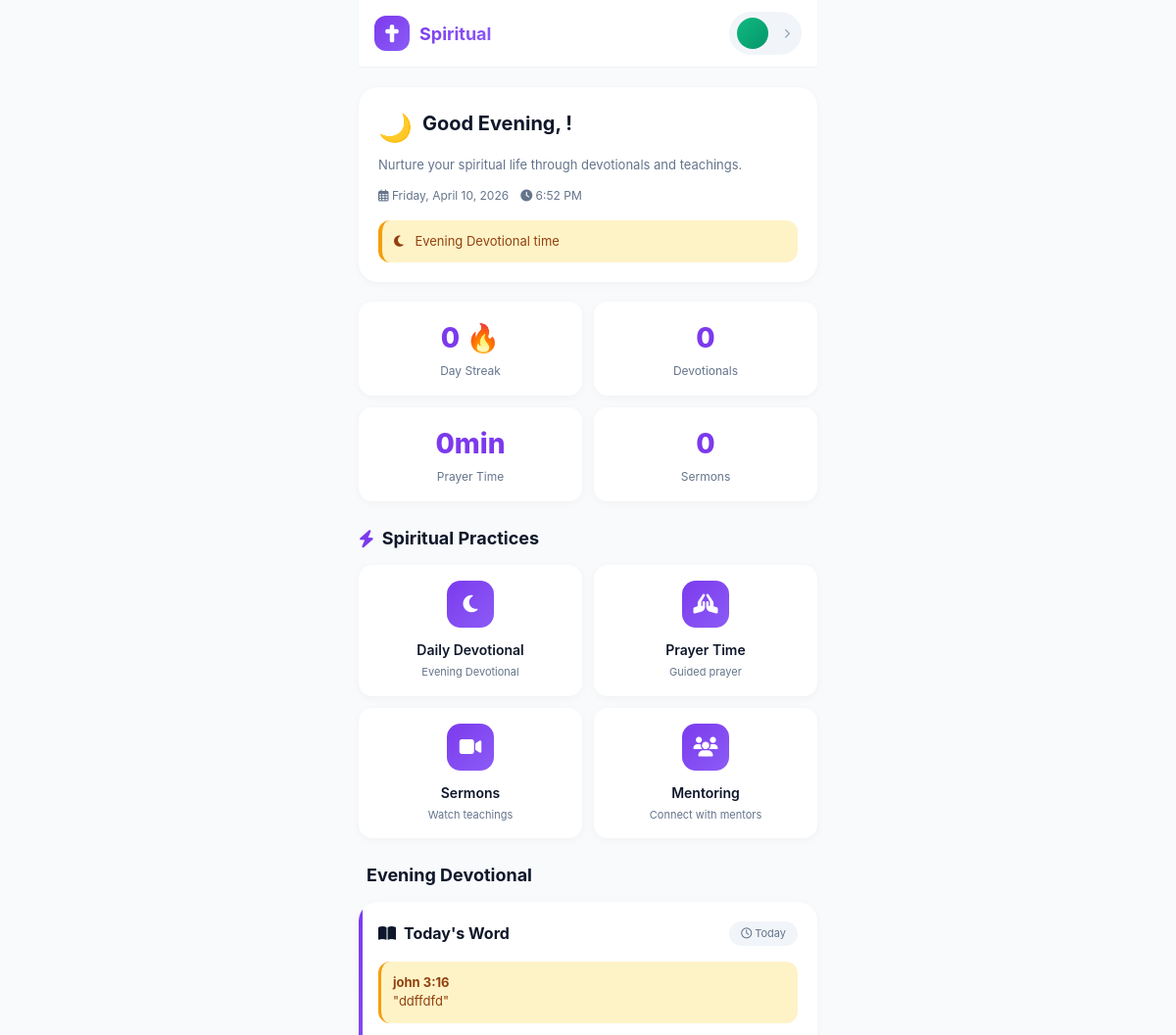
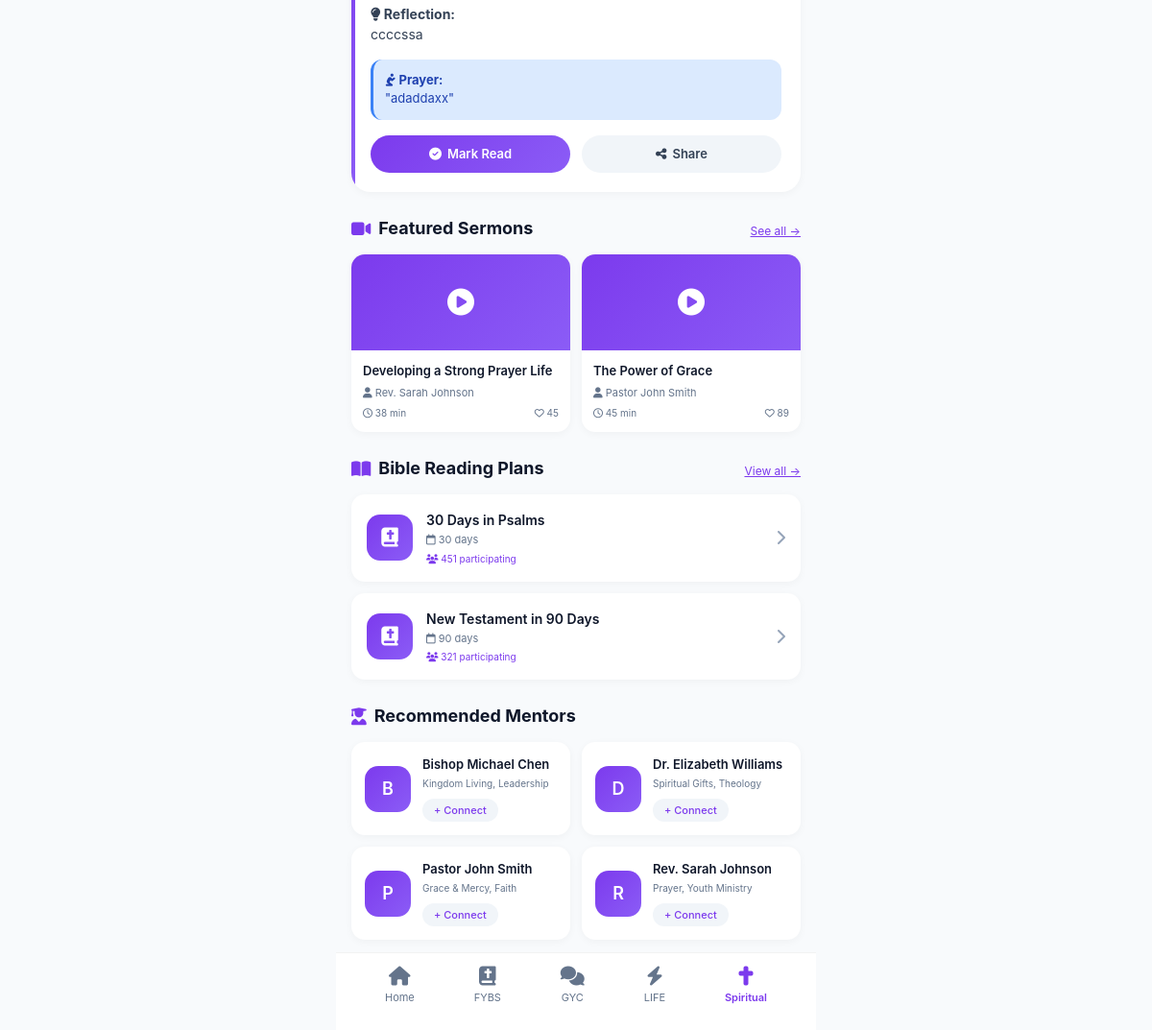
/spiritual.php (signed in), run on the app's committed database (2 pictures, top to bottom).
### tables this page shows
CREATE TABLE `spiritual_devotionals` (
  `id` int(11) NOT NULL,
  `title` varchar(200) NOT NULL,
  `content` text NOT NULL,
  `verse` varchar(100) DEFAULT NULL,
  `reflection` text DEFAULT NULL,
  `prayer` text DEFAULT NULL,
  `devotional_type` enum('morning','afternoon','evening') DEFAULT 'morning',
  `scripture_reference` varchar(100) DEFAULT NULL,
  `scripture_text` text DEFAULT NULL,
  `image_url` varchar(255) DEFAULT NULL,
  `audio_url` varchar(255) DEFAULT NULL,
  `duration_minutes` int(11) DEFAULT 5,
  `author` varchar(100) DEFAULT NULL,
  `scheduled_date` date NOT NULL,
  `is_published` tinyint(1) DEFAULT 1,
  `views` int(11) DEFAULT 0,
  `created_at` timestamp NOT NULL DEFAULT current_timestamp(),
  `updated_at` timestamp NOT NULL DEFAULT current_timestamp() ON UPDATE current_timestamp()
);

CREATE TABLE `spiritual_sermons` (
  `id` int(11) NOT NULL,
  `title` varchar(200) NOT NULL,
  `description` text DEFAULT NULL,
  `preacher_id` int(11) DEFAULT NULL,
  `preacher_name` varchar(100) DEFAULT NULL,
  `scripture_reference` varchar(100) DEFAULT NULL,
  `topic` varchar(100) DEFAULT NULL,
  `media_type` enum('video','audio','text') DEFAULT 'video',
  `video_url` varchar(255) DEFAULT NULL,
  `audio_url` varchar(255) DEFAULT NULL,
  `thumbnail_url` varchar(255) DEFAULT NULL,
  `duration_minutes` int(11) DEFAULT NULL,
  `series_name` varchar(100) DEFAULT NULL,
  `series_part` int(11) DEFAULT NULL,
  `views` int(11) DEFAULT 0,
  `likes` int(11) DEFAULT 0,
  `is_featured` tinyint(1) DEFAULT 0,
  `published_date` date DEFAULT NULL,
  `created_at` timestamp NOT NULL DEFAULT current_timestamp()
);

CREATE TABLE `spiritual_preachers` (
  `id` int(11) NOT NULL,
  `name` varchar(100) NOT NULL,
  `title` varchar(50) DEFAULT NULL,
  `bio` text DEFAULT NULL,
  `specialization` varchar(100) DEFAULT NULL,
  `profile_image` varchar(255) DEFAULT NULL,
  `website` varchar(255) DEFAULT NULL,
  `social_media` text DEFAULT NULL,
  `is_active` tinyint(1) DEFAULT 1,
  `is_recommended` tinyint(1) DEFAULT 0,
  `sermon_count` int(11) DEFAULT 0,
  `followers_count` int(11) DEFAULT 0,
  `created_at` timestamp NOT NULL DEFAULT current_timestamp()
);

CREATE TABLE `spiritual_reading_plans` (
  `id` int(11) NOT NULL,
  `title` varchar(200) NOT NULL,
  `description` text DEFAULT NULL,
  `duration_days` int(11) DEFAULT 30,
  `bible_books` text DEFAULT NULL,
  `daily_verses` text DEFAULT NULL,
  `is_featured` tinyint(1) DEFAULT 0,
  `participants_count` int(11) DEFAULT 0,
  `created_at` timestamp NOT NULL DEFAULT current_timestamp()
);

### spiritual.php (the view, shortened to what this page needs)
<?php
include "config.php";
$user_id = $_SESSION['user_id'];
if (isset($_SESSION['full_name']) && !empty($_SESSION['full_name'])) {
    $user_name = $_SESSION['full_name'];
} elseif (isset($_SESSION['email'])) {
    $email = $_SESSION['email'];
    $name_part = explode('@', $email)[0];
    $user_name = ucwords(str_replace('.', ' ', $name_part));
} else {
    $user_name = "User";
}
$first_name = explode(' ', $user_name)[0];
$current_hour = date('H');
if ($current_hour < 12) {
    $greeting = "Good Morning";
    $greeting_icon = "☀️";
    $devotional_type = "Morning Devotional";
    $devotional_icon = "🌅";
    $db_devotional_type = "morning";
} elseif ($current_hour < 17) {
    $greeting = "Good Afternoon";
    $greeting_icon = "🌤️";
    $devotional_type = "Afternoon Reflection";
    $devotional_icon = "☀️";
    $db_devotional_type = "afternoon";
} else {
    $greeting = "Good Evening";
    $greeting_icon = "🌙";
    $devotional_type = "Evening Devotional";
    $devotional_icon = "🌌";
    $db_devotional_type = "evening";
}
$day_of_week = date('l');
$date = date('F j, Y');
$today = date('Y-m-d');
$stats_query = "SELECT * FROM spiritual_user_stats WHERE user_id = ?";
$stmt = $conn->prepare($stats_query);
$stmt->bind_param("i", $user_id);
$stmt->execute();
$stats_result = $stmt->get_result();
if ($stats_result->num_rows > 0) {
    $stats = $stats_result->fetch_assoc();
    $streak_days = $stats['streak_days'];
    $devotionals_completed = $stats['total_devotionals'];
    $scriptures_read = $stats['scriptures_read'];
    $sermons_watched = $stats['total_sermons_watched'];
} else {
    $streak_days = 0;
    $devotionals_completed = 0;
    $sermons_watched = 0;
}
$prayer_minutes = $stats['total_prayer_time'] ?? 0;
if ($prayer_minutes >= 60) {
    $hours = floor($prayer_minutes / 60);
    $minutes = $prayer_minutes % 60;
    $prayer_time = $hours . "h " . $minutes . "m";
} else {
    $prayer_time = $prayer_minutes . "min";
}
$devotional_query = "SELECT * FROM spiritual_devotionals
                    WHERE devotional_type = ?
                    AND scheduled_date = ?
                    AND is_published = 1
                    LIMIT 1";
$stmt = $conn->prepare($devotional_query);
$stmt->bind_param("ss", $db_devotional_type, $today);
$stmt->execute();
$devotional_result = $stmt->get_result();
if ($devotional_result->num_rows > 0) {
    $daily_devotional = $devotional_result->fetch_assoc();
} else {
    $fallback_query = "SELECT * FROM spiritual_devotionals
                      WHERE scheduled_date = ?
                      AND is_published = 1
                      LIMIT 1";
    $stmt = $conn->prepare($fallback_query);
    $stmt->bind_param("s", $today);
    $stmt->execute();
    $fallback_result = $stmt->get_result();
    if ($fallback_result->num_rows > 0) {
        $daily_devotional = $fallback_result->fetch_assoc();
    } else {
        $recent_query = "SELECT * FROM spiritual_devotionals
                        WHERE is_published = 1
                        ORDER BY scheduled_date DESC
                        LIMIT 1";
        $recent_result = $conn->query($recent_query);
        if ($recent_result->num_rows > 0) {
            $daily_devotional = $recent_result->fetch_assoc();
        }
    }
}
$sermons_query = "SELECT s.*, p.name as preacher_name
                 FROM spiritual_sermons s
                 LEFT JOIN spiritual_preachers p ON s.preacher_id = p.id
                 WHERE s.is_featured = 1
                 ORDER BY s.published_date DESC
                 LIMIT 4";
$sermons_result = $conn->query($sermons_query);
$featured_sermons = [];
while ($row = $sermons_result->fetch_assoc()) {
    $featured_sermons[] = $row;
}
$plans_query = "SELECT * FROM spiritual_reading_plans
               WHERE is_featured = 1
               ORDER BY participants_count DESC
               LIMIT 3";
$plans_result = $conn->query($plans_query);
$reading_plans = [];
while ($row = $plans_result->fetch_assoc()) {
    $reading_plans[] = $row;
}
$preachers_query = "SELECT * FROM spiritual_preachers
                   WHERE is_recommended = 1
                   AND is_active = 1
                   ORDER BY followers_count DESC
                   LIMIT 4";
$preachers_result = $conn->query($preachers_query);
$preachers = [];
while ($row = $preachers_result->fetch_assoc()) {
    $preachers[] = $row;
}
$following_ids = [];
?>
<!DOCTYPE html>
<html lang="en">
<head>
    <link href="https://cdn.jsdelivr.net/npm/bootstrap@5.3.2/dist/css/bootstrap.min.css" rel="stylesheet">
    <link rel="stylesheet" href="https://cdnjs.cloudflare.com/ajax/libs/font-awesome/6.4.0/css/all.min.css">
</head>
<body>
<div class="app-container">
    <div class="app-header">
        <div class="header-inner">
            <div class="logo-area">
                <div class="logo-icon"><i class="fas fa-cross"></i></div>
                <span class="logo-text">Spiritual</span>
            </div>
            <div class="user-badge" onclick="window.location.href='profile.php'">
                <div class="user-avatar-sm"><?php echo strtoupper(substr($first_name, 0, 1)); ?></div>
                <i class="fas fa-chevron-right" style="font-size: 10px; color: #94a3b8;"></i>
            </div>
        </div>
    </div>
    <div class="welcome-card">
        <div class="greeting-row">
            <span class="greeting-icon"><?php echo $greeting_icon; ?></span>
            <h2 class="greeting-title"><?php echo $greeting; ?>, <?php echo htmlspecialchars($first_name); ?>!</h2>
        </div>
        <p class="greeting-sub">Nurture your spiritual life through devotionals and teachings.</p>
        <div class="date-info">
            <span><i class="far fa-calendar-alt"></i> <?php echo $day_of_week; ?>, <?php echo $date; ?></span>
            <span><i class="fas fa-clock"></i> <?php echo date('g:i A'); ?></span>
        </div>
        <div class="devotional-badge">
            <i class="fas <?php echo $current_hour < 12 ? 'fa-sun' : ($current_hour < 17 ? 'fa-cloud-sun' : 'fa-moon'); ?> me-2"></i>
            <?php echo $devotional_type; ?> time
        </div>
    </div>
    <div class="stats-grid">
        <div class="stat-card" onclick="window.location.href='streak.php'">
            <div class="stat-value"><?php echo $streak_days; ?> 🔥</div>
            <div class="stat-label">Day Streak</div>
        </div>
        <div class="stat-card" onclick="window.location.href='devotionals.php'">
            <div class="stat-value"><?php echo $devotionals_completed; ?></div>
            <div class="stat-label">Devotionals</div>
        </div>
        <div class="stat-card" onclick="window.location.href='prayer.php'">
            <div class="stat-value"><?php echo $prayer_time; ?></div>
            <div class="stat-label">Prayer Time</div>
        </div>
        <div class="stat-card" onclick="window.location.href='sermons.php'">
            <div class="stat-value"><?php echo $sermons_watched; ?></div>
            <div class="stat-label">Sermons</div>
        </div>
    </div>
    <div class="section-header">
        <div class="section-title"><i class="fas fa-bolt"></i> Spiritual Practices</div>
    </div>
    <div class="actions-grid">
        <div class="action-card" onclick="window.location.href='devotional.php'">
            <div class="action-icon"><i class="fas <?php echo $current_hour < 12 ? 'fa-sun' : ($current_hour < 17 ? 'fa-cloud-sun' : 'fa-moon'); ?>"></i></div>
            <div class="action-title">Daily Devotional</div>
            <div class="action-desc"><?php echo $devotional_type; ?></div>
        </div>
        <div class="action-card" onclick="window.location.href='prayer.php'">
            <div class="action-icon"><i class="fas fa-hands-praying"></i></div>
            <div class="action-title">Prayer Time</div>
            <div class="action-desc">Guided prayer</div>
        </div>
        <div class="action-card" onclick="window.location.href='sermons.php'">
            <div class="action-icon"><i class="fas fa-video"></i></div>
            <div class="action-title">Sermons</div>
            <div class="action-desc">Watch teachings</div>
        </div>
        <div class="action-card" onclick="window.location.href='mentoring.php'">
            <div class="action-icon"><i class="fas fa-users"></i></div>
            <div class="action-title">Mentoring</div>
            <div class="action-desc">Connect with mentors</div>
        </div>
    </div>
    <div class="section-header">
        <div class="section-title"><i class="fas <?php echo $devotional_icon; ?>"></i> <?php echo $devotional_type; ?></div>
    </div>
    <div class="devotional-card">
        <?php if (isset($daily_devotional)): ?>
        <div class="devotional-header">
            <div class="devotional-title">
                <i class="fas fa-book-open"></i> Today's Word
            </div>
            <div class="devotional-time">
                <i class="far fa-clock"></i> Today
            </div>
        </div>
        <div class="devotional-verse">
            <strong><?php echo htmlspecialchars($daily_devotional['verse']); ?></strong><br>
            "<?php echo htmlspecialchars($daily_devotional['content']); ?>"
        </div>
        <?php if (!empty($daily_devotional['reflection'])): ?>
        <div class="devotional-content">
            <strong><i class="fas fa-lightbulb"></i> Reflection:</strong><br>
            <?php echo htmlspecialchars($daily_devotional['reflection']); ?>
        </div>
        <?php endif; ?>
        <?php if (!empty($daily_devotional['prayer'])): ?>
        <div class="devotional-prayer">
            <strong><i class="fas fa-pray"></i> Prayer:</strong><br>
            "<?php echo htmlspecialchars($daily_devotional['prayer']); ?>"
        </div>
        <?php endif; ?>
        <div class="devotional-actions">
            <button class="btn-read" onclick="markRead(<?php echo $daily_devotional['id']; ?>, this)">
                <i class="fas fa-check-circle"></i> Mark Read
            </button>
            <button class="btn-share" onclick="shareDevotional()">
                <i class="fas fa-share-alt"></i> Share
            </button>
        </div>
        <?php endif; ?>
    </div>
    <?php if (!empty($featured_sermons)): ?>
    <div class="section-header">
        <div class="section-title"><i class="fas fa-video"></i> Featured Sermons</div>
        <a href="sermons.php" class="see-all" style="font-size: 12px; color: var(--primary);">See all →</a>
    </div>
    <div class="sermons-grid">
        <?php foreach (array_slice($featured_sermons, 0, 4) as $sermon): ?>
        <div class="sermon-card" onclick="playSermon(<?php echo $sermon['id']; ?>)">
            <div class="sermon-thumb">
                <i class="fas fa-play-circle"></i>
            </div>
            <div class="sermon-info">
                <div class="sermon-title"><?php echo htmlspecialchars($sermon['title']); ?></div>
                <div class="sermon-preacher"><i class="fas fa-user"></i> <?php echo htmlspecialchars($sermon['preacher_name'] ?: 'Preacher'); ?></div>
                <div class="sermon-meta">
                    <span><i class="far fa-clock"></i> <?php echo $sermon['duration_minutes']; ?> min</span>
                    <span><i class="far fa-heart"></i> <?php echo $sermon['likes']; ?></span>
                </div>
            </div>
        </div>
        <?php endforeach; ?>
    </div>
    <?php endif; ?>
    <?php if (!empty($reading_plans)): ?>
    <div class="section-header">
        <div class="section-title"><i class="fas fa-book-open"></i> Bible Reading Plans</div>
        <a href="reading-plans.php" class="see-all" style="font-size: 12px; color: var(--primary);">View all →</a>
    </div>
    <div class="plans-list">
        <?php foreach ($reading_plans as $plan): ?>
        <div class="plan-card" onclick="startPlan(<?php echo $plan['id']; ?>)">
            <div class="plan-icon"><i class="fas fa-bible"></i></div>
            <div class="plan-content">
                <div class="plan-title"><?php echo htmlspecialchars($plan['title']); ?></div>
                <div class="plan-duration"><i class="far fa-calendar"></i> <?php echo $plan['duration_days']; ?> days</div>
                <div class="plan-participants"><i class="fas fa-users"></i> <?php echo $plan['participants_count']; ?> participating</div>
            </div>
            <i class="fas fa-chevron-right" style="color: #94a3b8;"></i>
        </div>
        <?php endforeach; ?>
    </div>
    <?php endif; ?>
    <?php if (!empty($preachers)): ?>
    <div class="section-header">
        <div class="section-title"><i class="fas fa-user-graduate"></i> Recommended Mentors</div>
    </div>
    <div class="preachers-grid">
        <?php foreach ($preachers as $preacher):
            $isFollowing = in_array($preacher['id'], $following_ids);
        ?>
        <div class="preacher-card">
            <div class="preacher-avatar"><?php echo strtoupper(substr($preacher['name'], 0, 1)); ?></div>
            <div class="preacher-info">
                <div class="preacher-name"><?php echo htmlspecialchars($preacher['name']); ?></div>
                <div class="preacher-topic"><?php echo htmlspecialchars($preacher['specialization']); ?></div>
                <button class="follow-btn <?php echo $isFollowing ? 'following' : ''; ?>"
                        onclick="toggleFollow(<?php echo $preacher['id']; ?>, '<?php echo htmlspecialchars($preacher['name']); ?>', this)">
                    <?php echo $isFollowing ? '✓ Following' : '+ Connect'; ?>
                </button>
            </div>
        </div>
        <?php endforeach; ?>
    </div>
    <?php endif; ?>
</div>
<div class="bottom-nav">
    <div class="nav-links">
        <a href="index.php" class="nav-link-item"><i class="fas fa-home"></i><span>Home</span></a>
        <a href="fybs.php" class="nav-link-item"><i class="fas fa-book-bible"></i><span>FYBS</span></a>
        <a href="gyc.php" class="nav-link-item"><i class="fas fa-comments"></i><span>GYC</span></a>
        <a href="life.php" class="nav-link-item"><i class="fas fa-bolt"></i><span>LIFE</span></a>
        <a href="spiritual.php" class="nav-link-item active"><i class="fas fa-cross"></i><span>Spiritual</span></a>
    </div>
</div>
</body>
</html>

### data on the page
spiritual_devotionals: verse "john 3:16", content "ddffdfd", reflection "ccccssa", prayer "adaddaxx"
spiritual_sermons: title "Developing a Strong Prayer Life", preacher.name "Rev. Sarah Johnson", duration_minutes "38", likes "45"
spiritual_sermons: title "The Power of Grace", preacher.name "Pastor John Smith", duration_minutes "45", likes "89"
spiritual_reading_plans: title "30 Days in Psalms", duration_days "30", participants_count "451"
spiritual_reading_plans: title "New Testament in 90 Days", duration_days "90", participants_count "321"
spiritual_preachers: name "B", name "Bishop Michael Chen", specialization "Kingdom Living, Leadership", shows "+ Connect"
spiritual_preachers: name "D", name "Dr. Elizabeth Williams", specialization "Spiritual Gifts, Theology", shows "+ Connect"
spiritual_preachers: name "P", name "Pastor John Smith", specialization "Grace & Mercy, Faith", shows "+ Connect"
spiritual_preachers: name "R", name "Rev. Sarah Johnson", specialization "Prayer, Youth Ministry", shows "+ Connect"

### other printed values
$greeting_icon "🌙"
$greeting "Good Evening"
$devotional_type "Evening Devotional"
$streak_days "0"
$devotionals_completed "0"
$prayer_time "0min"
$sermons_watched "0"
